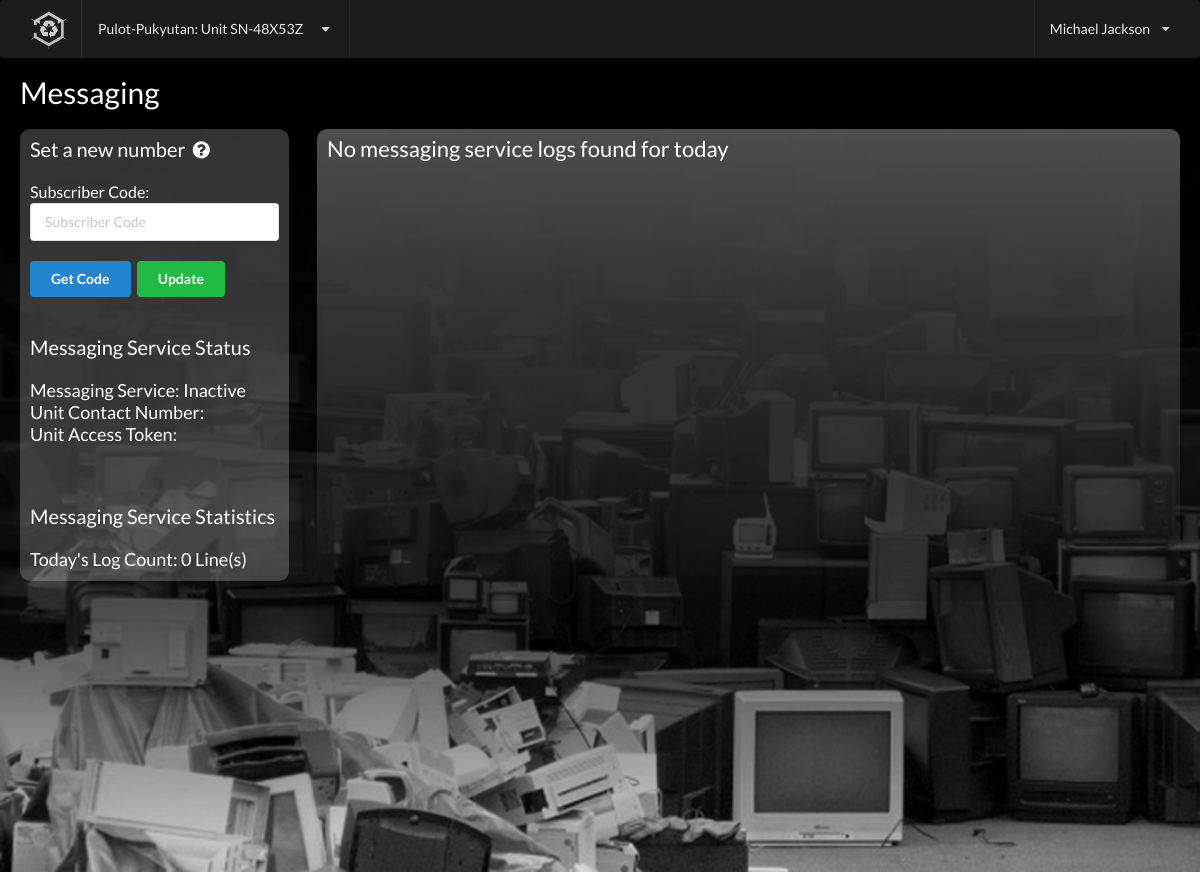
The page /messaging.php on the database as committed earlier.
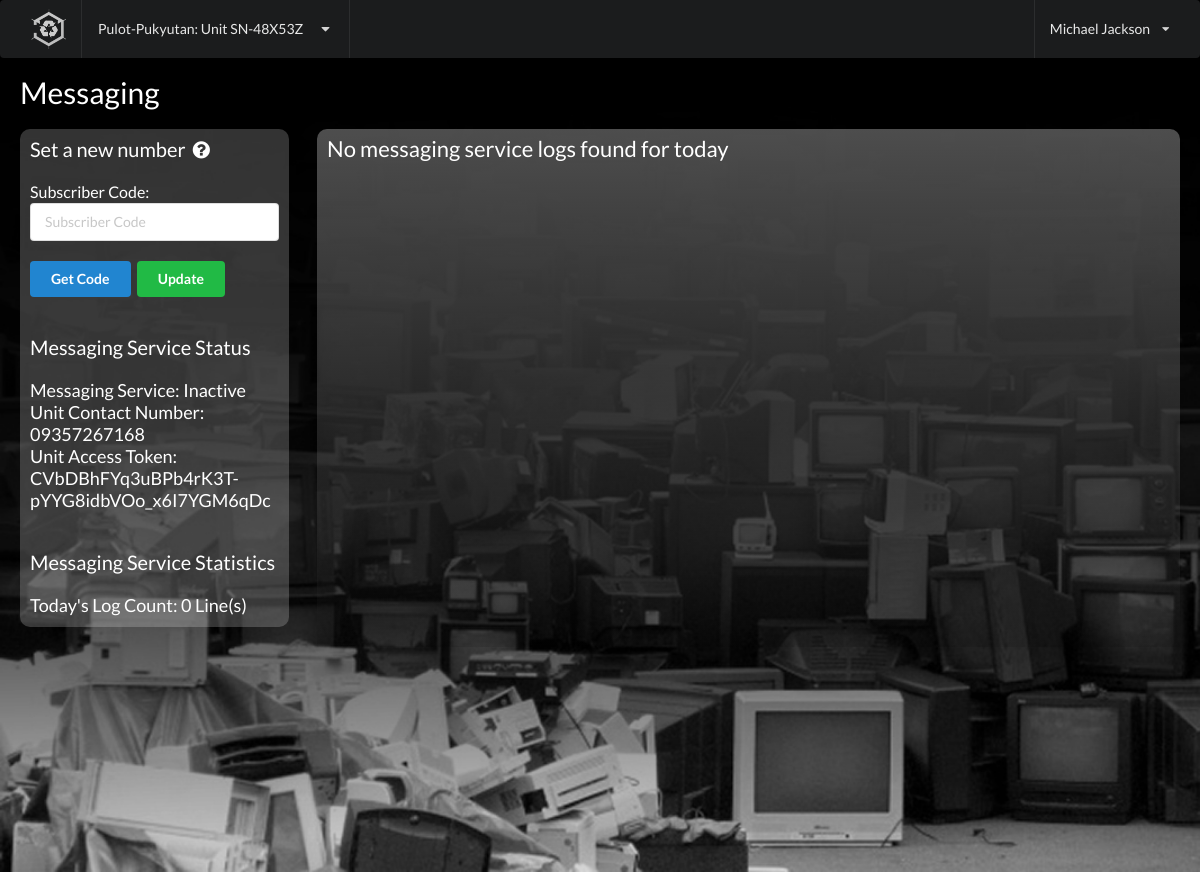
The same page on the database as committed later.
### tables this page shows
CREATE TABLE `settings` (
  `prefName` varchar(500) NOT NULL,
  `prefValue` varchar(500) DEFAULT NULL
);

### components/config.php (called while the page is built)
<?php
$path = array(
    "coloredLogo" => "resources/images/pulut-logo-colored.png",
    "grayLogo" => "resources/images/pulut-logo-gray.png",
    "whiteLogo" => "resources/images/pulut-logo-white.png",
    "loadRotate1" => "resources/images/load-rotate1.gif",
    "loadRotate2" => "resources/images/load-rotate2.gif",
    "loadNoRotate" => "resources/images/load-norotate.gif",
    "wasteBG" => "resources/images/e-waste-bg.jpg",
    "wasteBGwhite" => "resources/images/e-waste-bg-white.jpg",
    "defaultTrashImg" => "resources/images/defaultTrashIcon.jpg",
);

### classes/Messenger.php (called while the page is built, shortened)
<?php
        class Messenger {
            private $pdo;
            public function __construct()
            {
                $this->username = 'root';
                $this->password = '';
                $this->destination = 'mysql:host=localhost;dbname=pulutpukyutan';
                $this->pdo = new PDO($this->destination, $this->username, $this->password);
                $this->access_Token = $this->pdo->query("SELECT prefValue FROM settings WHERE prefName = 'msg_accessToken'")->fetch(PDO::FETCH_ASSOC)['prefValue'];
                $this->subscriber_Number = $this->pdo->query("SELECT prefValue FROM settings WHERE prefName = 'msg_subscriberNumber'")->fetch(PDO::FETCH_ASSOC)['prefValue'];
            }
            public function isEnabled() {
                $getStatus = $this->pdo->query("SELECT prefValue FROM settings WHERE prefName = 'msg_service'")->fetch(PDO::FETCH_ASSOC)['prefValue'];
                if ($getStatus==1) {
                    return true;
                } else {
                    return false;
                }
            }
            public function getContactNumber() {
                $contactNumber = $this->pdo->query("SELECT prefValue FROM settings WHERE prefName = 'msg_subscriberNumber'")->fetch(PDO::FETCH_ASSOC)['prefValue'];
                return $contactNumber;
            }
            public function getAccessToken() {
                $accessToken = $this->pdo->query("SELECT prefValue FROM settings WHERE prefName = 'msg_accessToken'")->fetch(PDO::FETCH_ASSOC)['prefValue'];
                return $accessToken;
            }
        }

### classes/Logger.php (called while the page is built, shortened)
<?php
        class Logger
        {
            function countLines($file)
            {
                if (@fopen($file, "r") == false) {
                    return 0;
                }
            }
        }

### messaging.php (the view, shortened to what this page needs)
<?php
    include_once 'classes/Messenger.php';
    include_once 'classes/Logger.php';
    $messenger = new \pulut\Messenger();
    $log = new \pulut\Logger();
?>
<!DOCTYPE html>
<html>
    <head>
        <?php include_once 'helpers/gen-inc.php' ?>
    </head>
    <body>
        <?php include_once 'components/header.php' ?>
        <div class="fluid container">
            <font style="color: white; font-size: 30px;">Messaging</font>
            <div class="ui stackable grid">
                <div class="four wide column">
                    <br />
                    <div style="border-radius: 10px; width: 100%; background-color: rgba(255, 255, 255, 0.2); padding: 10px;">
                        <form method="post" action="messaging.php" >
                            <font style="color: white; font-size: 20px;">Set a new number <i class="circle help icon" title="You need to enter your number upon getting the code in order for the system to know your number and be able to text you when there are notifications"></i></font>
                            <br /><br />
                            <font style="color: white; font-size: 16px;">Subscriber Code:</font><br />
                            <div class="ui fluid input">
                                <input type="text" name="subscriberCode" placeholder="Subscriber Code" id="updInput">
                            </div>
                            <br />
                            <button type="button" class="ui blue button" onclick="window.open('https://developer.globelabs.com.ph/dialog/oauth/'+'<?php echo $messenger::APP_ID?>','_blank')">Get Code</button>
                            <button type="submit" class="ui green button" id="updBtn" name="updateNumber">Update </button>
                        </form>
                        <br /><br />
                        <font style="color: white; font-size: 20px;">Messaging Service Status</font><br /><br />
                        <?php
                            if ($messenger->isEnabled()) {
                                echo "<font style=\"color: white; font-size: 18px;\">Messaging Service: Active</font>";
                            } else {
                                echo "<font style=\"color: white; font-size: 18px;\">Messaging Service: Inactive</font>";
                            }
                        ?>
                        <br />
                        <?php
                            echo "<font style=\"color: white; font-size: 18px;\">Unit Contact Number: ".$messenger->getContactNumber()."</font>";
                        ?>
                        <br />
                        <?php
                        echo "<font style=\"color: white; font-size: 18px; width: 100%; overflow-wrap: break-word\">Unit Access Token:<br />".$messenger->getAccessToken()."</font>";
                        ?>
                        <br /><br /><br />
                        <font style="color: white; font-size: 20px;">Messaging Service Statistics</font><br /><br />
                        <font style="color: white; font-size: 18px;">Today's Log Count:
                        <?php
                            echo $log->countLines("logs/messages/log_".date("mdY").".log"). " Line(s)";
                        ?>
                        </font>
                    </div>
                </div>
                <div class="twelve wide column">
                    <br />
                    <div style="padding: 10px; height: 100%; width: 100%; border-radius: 10px 10px 0 0; background-image: linear-gradient(to bottom, rgba(255, 255, 255, 0.3), rgba(0, 0, 0, 0.1))">
                        <font style="white-space: pre-wrap; color: white; font-size: 22px;"><?php
                            if (!file_exists("logs/messages/log_" . date("mdY") . ".log")) {
                                echo "No messaging service logs found for today";
                            } else {
                                echo (str_replace('[','<span style="font-size: 15px">[',trim(str_replace('] ',']</span><br />', $log->tailReader("logs/messages/log_" . date("mdY") . ".log", 10, true)))));
                            }
                        ?>
                        </font>
                    </div>
                </div>
            </div>
        </div>
    </body>
</html>

### helpers/gen-inc.php (shortened to what this page needs)
<?php include_once "components/config.php"?>
<link rel="stylesheet" href="components/semantics/semantic.css" />

### components/header.php (shortened to what this page needs)
<div class="ui sticky inverted menu" style="position: sticky; top: 0; padding: 0 15px">
    <a href="dashboard.php">
        <div class="item computerOnly">
            <img src="<?php echo $path['whiteLogo'] ?>">
        </div>
    </a>
    <a class="browse item computerOnly" id="left-side-dropdown">
        Pulot-Pukyutan: Unit SN-48X53Z
        <i class="dropdown icon"></i>
    </a>
    <div class="ui right dropdown item" id="right-side-menu">
        Michael Jackson
        <i class="dropdown icon"></i>
    </div>
</div>

Rows that differ between the two databases and show on the page:
added settings: prefValue "09357267168"
added settings: prefValue "CVbDBhFYq3uBPb4rK3T-pYYG8idbVOo_x6I7YGM6qDc"
